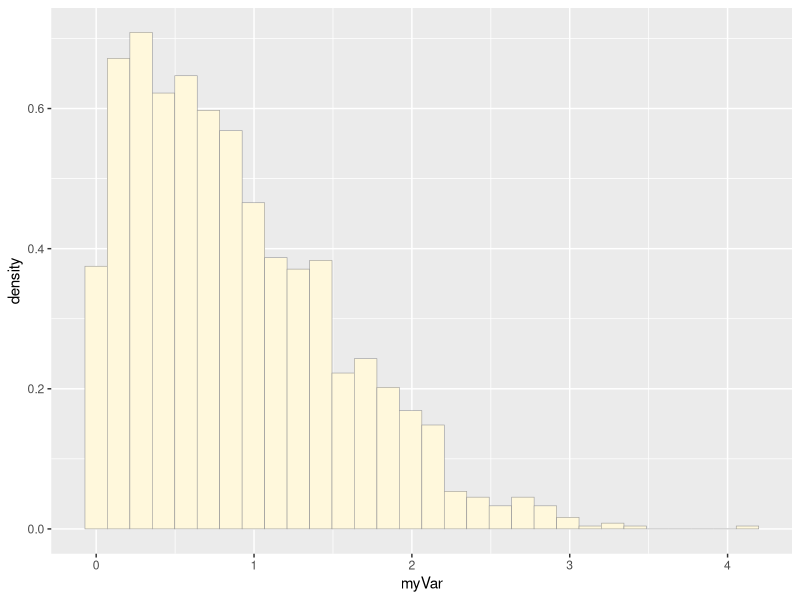
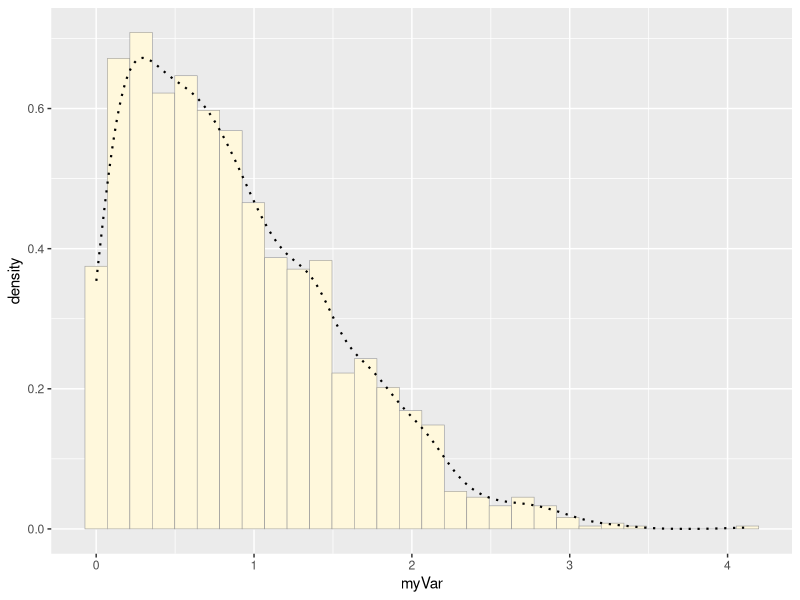
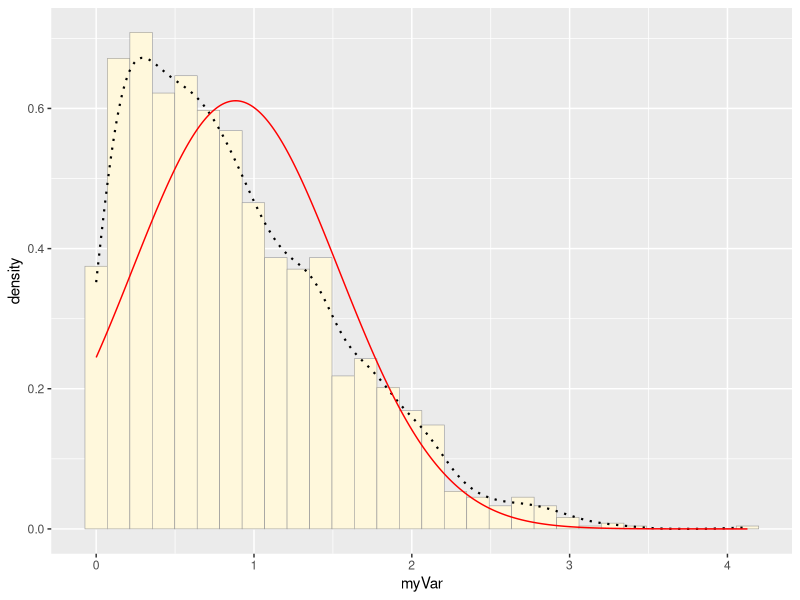
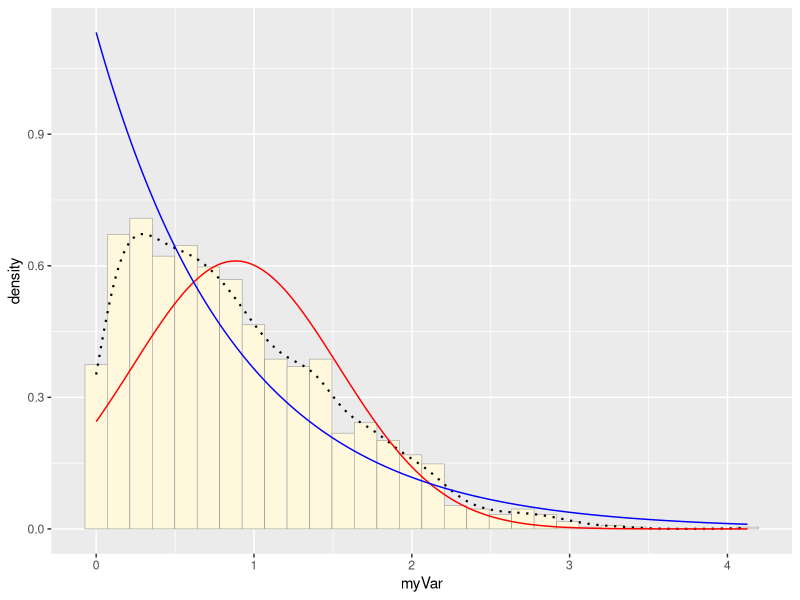
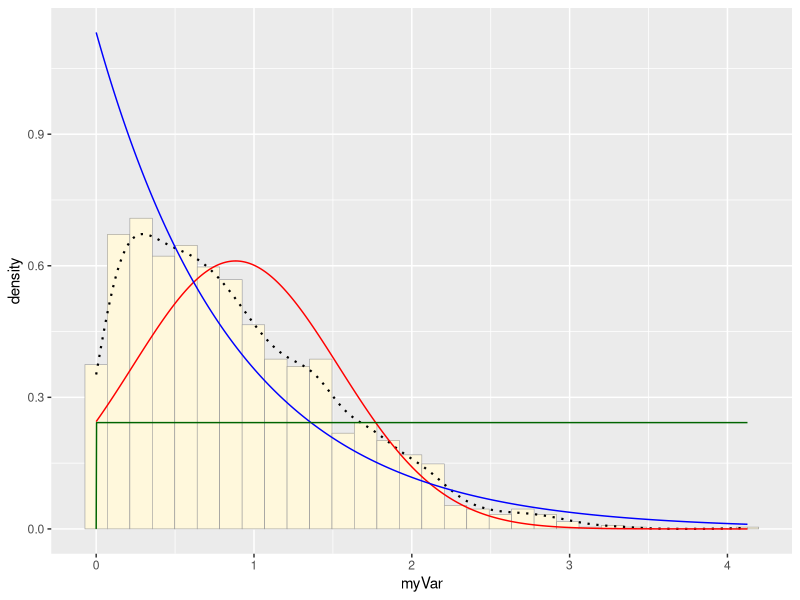
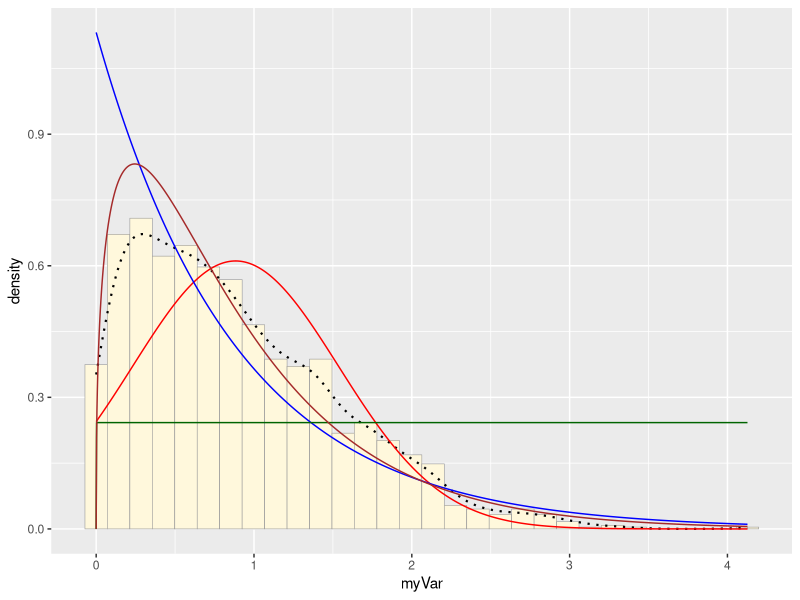
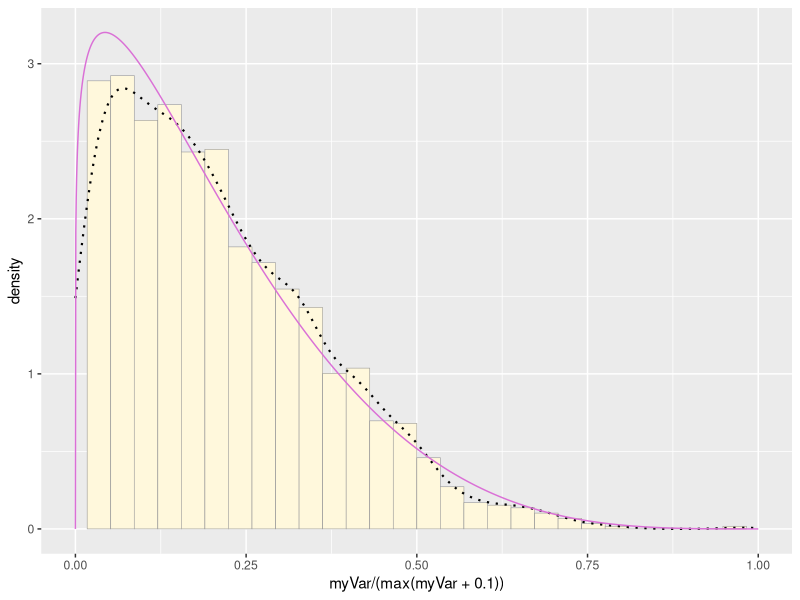

Source code (R) for these figures, in order:
# Homework 7
# March 24 2021
# Sandra Nnadi

#-------------------------------
library(ggplot2) # for graphics
library(MASS) # for maximum likelihood estimation

# read in data vector
z <- rnorm(n=3000,mean = 0.2)
z <- data.frame(1:3000,z)
names(z)<- list("ID","myVar")
z <- z[z$myVar>0,]
str(z)
summary(z$myVar)

# plot histogram of data
p1 <- ggplot(data=z, aes(x=myVar, y=..density..)) +
  geom_histogram(color="grey60",fill="cornsilk",size=0.2) 
print(p1)

# add empirical density curve
p1 <-  p1 +  geom_density(linetype="dotted",size=0.75)
print(p1)

# Get maximum likelihood parameters for normal
normPars <- fitdistr(z$myVar,"normal")
print(normPars)
str(normPars)
normPars$estimate["mean"] # note structure of getting a named attribute

# plot normal probability density
meanML <- normPars$estimate["mean"]
sdML <- normPars$estimate["sd"]

xval <- seq(0,max(z$myVar),len=length(z$myVar))

stat <- stat_function(aes(x = xval, y = ..y..), fun = dnorm, colour="red", n = length(z$myVar), args = list(mean = meanML, sd = sdML))
p1 + stat

# plot exponential probability density
expoPars <- fitdistr(z$myVar,"exponential")
rateML <- expoPars$estimate["rate"]

stat2 <- stat_function(aes(x = xval, y = ..y..), fun = dexp, colour="blue", n = length(z$myVar), args = list(rate=rateML))
p1 + stat + stat2

# plot uniform probability density
stat3 <- stat_function(aes(x = xval, y = ..y..), fun = dunif, colour="darkgreen", n = length(z$myVar), args = list(min=min(z$myVar), max=max(z$myVar)))
p1 + stat + stat2 + stat3

# plot gamma probability density
gammaPars <- fitdistr(z$myVar,"gamma")
shapeML <- gammaPars$estimate["shape"]
rateML <- gammaPars$estimate["rate"]

stat4 <- stat_function(aes(x = xval, y = ..y..), fun = dgamma, colour="brown", n = length(z$myVar), args = list(shape=shapeML, rate=rateML))
p1 + stat + stat2 + stat3 + stat4

# plot beta probability density
pSpecial <- ggplot(data=z, aes(x=myVar/(max(myVar + 0.1)), y=..density..)) +
  geom_histogram(color="grey60",fill="cornsilk",size=0.2) + 
  xlim(c(0,1)) +
  geom_density(size=0.75,linetype="dotted")

betaPars <- fitdistr(x=z$myVar/max(z$myVar + 0.1),start=list(shape1=1,shape2=2),"beta")
shape1ML <- betaPars$estimate["shape1"]
shape2ML <- betaPars$estimate["shape2"]

statSpecial <- stat_function(aes(x = xval, y = ..y..), fun = dbeta, colour="orchid", n = length(z$myVar), args = list(shape1=shape1ML,shape2=shape2ML))
pSpecial + statSpecial


# working with real data
z <- read.table("Gorischek_pollen_seed.csv",header=TRUE,sep=",", stringsAsFactors=FALSE)
str(z)
summary(z)
